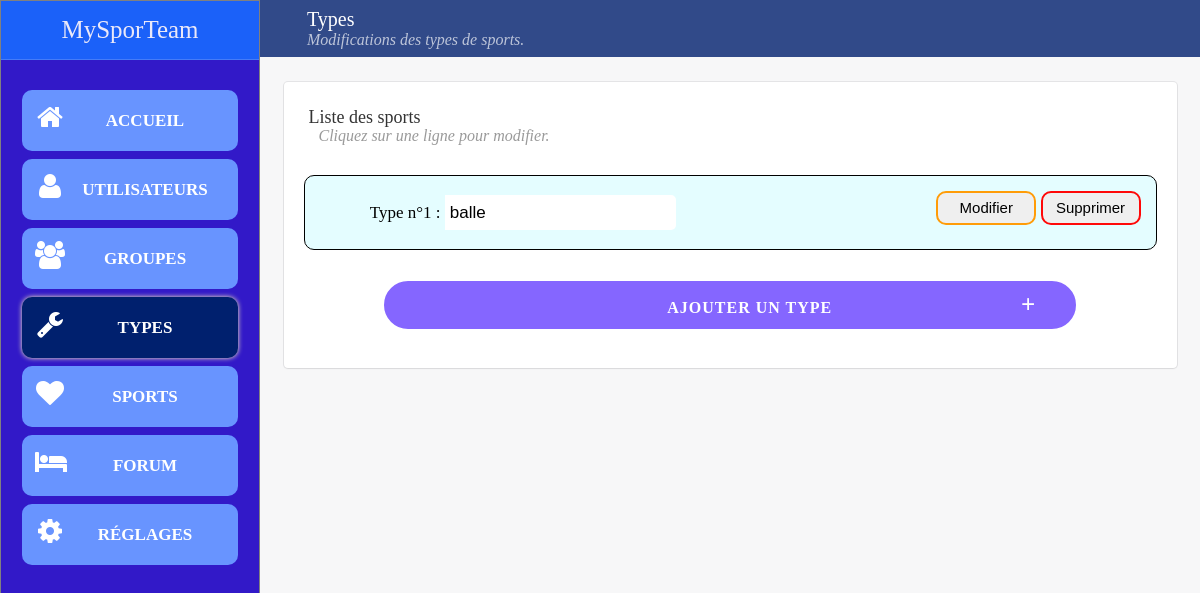
The app's page /admin/types, older data.
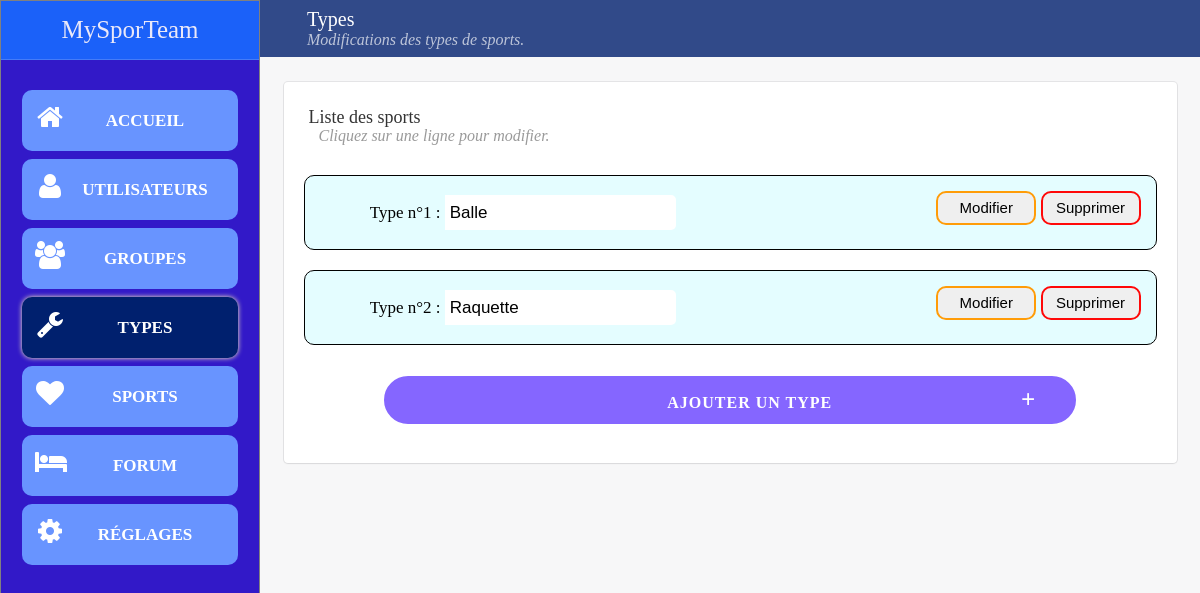
The same page, newer data.
### tables this page shows
CREATE TABLE `types_sports` (
  `id` int(11) unsigned NOT NULL AUTO_INCREMENT,
  `titre` varchar(20) DEFAULT NULL,
  PRIMARY KEY (`id`)
);

### controller/AdminController.php (called while the page is built, shortened)
<?php
require_once 'config/Vue.php';
class AdminController
{
  function __construct()
  {
    $this->sport=new SportModele();
  }
  public function loadBackOfficeType()
  {
    $types=$this->sport->getTypes()->fetchAll();
    $error="";
    $types=$this->sport->getTypes()->fetchAll();
    $vue=new Vue("BackOfficeType", "Admin", ['font-awesome.css', 'admin.css'], ['Admin/admin.js']);
    $vue->loadbackoffice(['types'=>$types, 'error'=>$error, 'succes'=>$succes]);
  }
}

### index.php (called while the page is built)
<?php
require_once("config/Route.php");
$route=new Route;
$route->getPage();

### model/SportModele.php (called while the page is built, shortened)
<?php
require_once 'config/connectBDD.php';
class SportModele extends BaseDeDonnes
{
  function getTypes(){
    $sql="SELECT * FROM types_sports";
    $resultat=$this->requeteSQL($sql);
    return $resultat;
  }
}

### config/connectBDD.php (called while the page is built, shortened)
<?php
class BaseDeDonnes
{
  private $servername = "localhost";
  private $username = "root";
  private $password = "";
  private $dbname = "MySporTeamBDD";
  private $db;
  function connectBDD(){
    if ($this->db==null){
      $this->db = new PDO("mysql:host=$this->servername;dbname=$this->dbname;charset=utf8", $this->username, $this->password);
      $this->db->setAttribute(PDO::ATTR_DEFAULT_FETCH_MODE, PDO::FETCH_ASSOC);
    }
    return $this->db;
  }
  function requeteSQL($sql, $parametres=[]){
      try {
        if (empty($parametres)){
          return $this->connectBDD()->query($sql);
        }else{
          $query=$this->connectBDD()->prepare($sql);
          $query->execute($parametres);
          return $query;
        }
      } catch (Exception $e) {
        echo $e->getMessage();
      }
  }
}

### view/Admin/VueBackOfficeType.php (the view, shortened to what the changed rows need)
<div class="sidebar">
  <a href="<?php goToPage('Accueil')?>">
    <div class="TitreSite">
      MySporTeam
    </div>
  </a>
  <ul class="menu">
    <a href="<?php goToPage('backoffice')?>">
      <li class="nextline">
          <i class="fa fa-home"></i>
          <p>Accueil</p>
      </li>
    </a>
    <a href="<?php goToPage('backofficeuser')?>">
      <li class="nextline">
          <i class="fa fa-user"></i>
          <p>Utilisateurs</p>
      </li>
    </a>
    <a href="<?php goToPage('backofficegroupe')?>">
      <li class="nextline">
          <i class="fa fa-users"></i>
          <p>Groupes</p>
      </li>
    </a>
    <a href="<?php goToPage('backofficetype')?>">
      <li class="nextline active">
          <i class="fa fa-wrench"></i>
          <p>Types</p>
      </li>
    </a>
    <a href="<?php goToPage('backofficesport')?>">
      <li class="nextline">
          <i class="fa fa-heart"></i>
          <p>Sports</p>
      </li>
    </a>
    <a href="<?php goToPage('backofficeforum')?>">
      <li class="nextline">
          <i class="fa fa-bed"></i>
          <p>Forum</p>
      </li>
    </a>
    <a href="<?php goToPage('backofficereglage')?>">
      <li class="nextline">
          <i class="fa fa-cog"></i>
          <p>Réglages</p>
      </li>
    </a>
  </ul>
</div>
<div class="main-panel">
  <div class="navbar navbar-header">
    <p class="title">Types</p>
    <i class="subtitle">Modifications des types de sports.</i>
  </div>
  <div class="block95 card">
    <div class="header">
      <h4 class="title">Liste des sports</h4>
      <p class="sousheader">
        <i> Cliquez sur une ligne pour modifier. </p>
    </div>
    <div class="" style='margin:0 auto;'>
      <?php $i=1;?>
      <?php foreach ($types as $key => $value): ?>
        <form class="typesform" action="" method="post">
          <div class="typesport">
            <div class="titretype">
              <div style="display:inline-block;">Type n°<?php echo $i?> :</div>
              <input type="text" name="type" style="display:inline-block;" value="<?php echo $value['titre']?>">
            </div>
            <div class="bouttons">
              <button type="submit" class="BoutonType modifyboutton" name="Modify">Modifier</button>
              <button type="submit" class="BoutonType deleteboutton" name="Delete">Supprimer</button>
            </div>
          </div>
        </form>
        <?php $i+=1; ?>
      <?php endforeach; ?>
    </div>
      <div class="centre">
      	<button id="boutonADD" class="btn btn-4 btn-4a" onclick="displayAdd()">
          Ajouter un type <span style="font-size:25px; padding-left:30%;">+</span>
        </button>
      </div>
  </div>
</div>

### config/Route.php (shortened to what the changed rows need)
<?php
require_once('controller/AdminController.php');
class Route
{
  private $ctr;
  private $params;
  function __construct()
  {
    $this->ctr =[
      'Accueil' => new AccueilController,
      'User'=> new UserController,
      'Groupe'=> new GroupeController,
      'Forum'=> new ForumController,
      'Sport'=> new SportController,
      'Admin'=> new AdminController
    ];
  }
  function getPage(){
    $json = file_get_contents("config/Route.json", "r");
    $obj = json_decode($json, true);
    if(isset($_GET['p'])){
      foreach ($obj as $key => $value) {
        $value=preg_replace("/{[^}]*}/", "([a-zA-Z0-9]+)", $value);
        $value = "#^".$value."$#";
        if (preg_match($value, $_GET['p'], $this->params)){
          $url = $key;
          $this->loadController($url);
        }
      }
    } else {
      $this->loadController('Accueil');
    }
  }
  function loadController($page){
    switch ($page) {
      case 'backofficetype':
        $this->ctr['Admin']->loadBackOfficeType();
        break;
    }
  }
}
function goToPage($nom, $params=[]){
  $json = file_get_contents("config/Route.json", "r");
  $obj = json_decode($json, true);
  $url=$obj[$nom];
  echo "/".$url;
}

Row changes from the older to the newer data that the page shows:
changed types_sports: type "balle" → "Balle"
added types_sports: type "Raquette"
